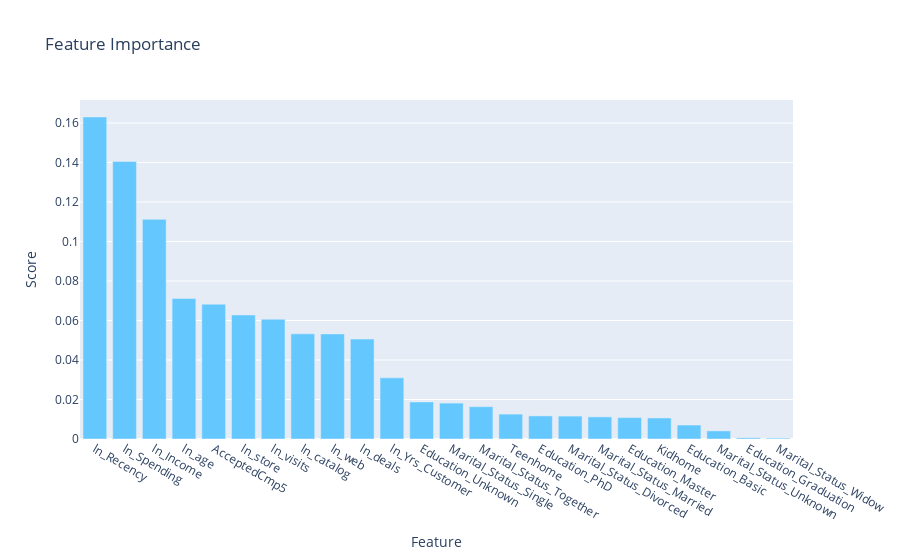

The code cell stored with this chart in its notebook:
### Code cell
# display results with plotly
trace0 = go.Bar(x= fi_df.index,
                y= fi_df['fi'].values,
                marker=dict(color='rgb(100,200,300)'))

# now the layout
layout=go.Layout(title='Feature Importance',
                   xaxis= dict(title='Feature'),
                   yaxis=dict(title='Score'))
# bind using go.Figure
fig = go.Figure(data=[trace0], layout=layout)
fig

### Figure 1 — Plotly figure (JSON) as saved in the notebook; plotly's stock layout.template omitted (floating-point values rounded to 4 significant figures)
{"data": [{"marker": {"color": "rgb(100,200,300)"}, "type": "bar", "x": ["ln_Recency", "ln_Spending", "ln_Income", "ln_age", "AcceptedCmp5", "ln_store", "ln_visits", "ln_catalog", "ln_web", "ln_deals", "ln_Yrs_Customer", "Education_Unknown", "Marital_Status_Single", "Marital_Status_Together", "Teenhome", "Education_PhD", "Marital_Status_Divorced", "Marital_Status_Married", "Education_Master", "Kidhome", "Education_Basic", "Marital_Status_Unknown", "Education_Graduation", "Marital_Status_Widow"], "y": [0.1631, 0.1406, 0.1113, 0.07115, 0.0683, 0.0628, 0.06064, 0.05326, 0.05321, 0.05064, 0.03098, 0.01876, 0.01818, 0.01637, 0.01261, 0.01169, 0.01159, 0.01121, 0.01085, 0.01065, 0.007075, 0.004101, 0.0006045, 0.0004359]}], "layout": {"autosize": true, "title": {"text": "Feature Importance"}, "xaxis": {"autorange": true, "range": [-0.5, 23.5], "title": {"text": "Feature"}, "type": "category"}, "yaxis": {"autorange": true, "range": [0, 0.1717], "title": {"text": "Score"}, "type": "linear"}}}
